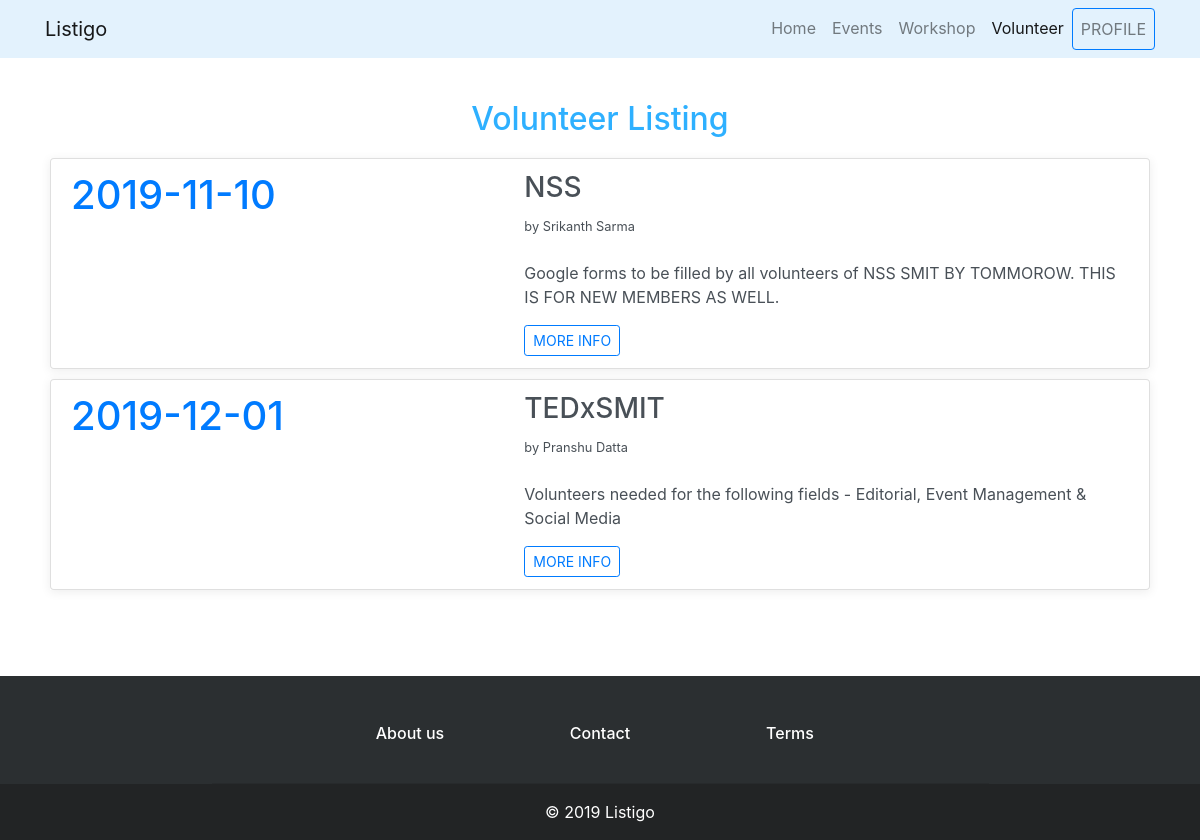
Page /volunteer.php (signed in) on the committed database.
### tables this page shows
CREATE TABLE `listing` (
  `LID` int(11) NOT NULL,
  `Title` varchar(50) NOT NULL,
  `Location` varchar(30) NOT NULL,
  `Date` date NOT NULL,
  `Description` varchar(10000) DEFAULT NULL,
  `Banner` mediumblob NOT NULL,
  `MIME` varchar(25) NOT NULL DEFAULT '',
  `Type` varchar(25) NOT NULL,
  `UID` int(11) NOT NULL
);

CREATE TABLE `user` (
  `Name` varchar(50) NOT NULL,
  `ID` bigint(20) UNSIGNED NOT NULL,
  `Password` varchar(20) NOT NULL,
  `Email` varchar(30) NOT NULL,
  `Mobile` bigint(20) UNSIGNED NOT NULL,
  `Verified` tinyint(1) NOT NULL DEFAULT 0
);

### volunteer.php (the view, shortened to what this page needs)
<?php
  require("res/config.php");
  if(isset($_SESSION['idno'])) {
    $btn = "PROFILE";
    $loc = "profile.php";
  }
  else {
    $btn = "LOGIN";
    $loc = "login.php";
  }
  $query = "SELECT * FROM `listing` WHERE Type LIKE 'Volunteer' ORDER BY Date";
  $result = mysqli_query($conn, $query);
  $posts = mysqli_fetch_all($result, MYSQLI_ASSOC);
  function getName($uid) {
    $conn = mysqli_connect(DB_HOST, DB_USER, DB_PASS, DB_NAME) or die("Connection to database failed!");
    $query = "SELECT `Name`, `Email`, `Mobile` FROM `user` WHERE ID = '$uid'";
    $result = mysqli_query($conn, $query);
    $user = mysqli_fetch_assoc($result);
    return $user['Name'];
  }
?>
<!doctype html>
<html lang="en">
  <head>
      <?php require("res/header.php"); ?>
  </head>
  <body>
   <nav class="navbar navbar-light navbar-expand-lg fixed-top clean-navbar" style="background-color: #e3f2fd">
      <div class="container">
        <a class="navbar-brand" href="index.php">Listigo</a>
        <div class="collapse navbar-collapse" id="navcol-1">
          <ul class="nav navbar-nav ml-auto">
            <li class="nav-item" role="presentation"><a class="nav-link" href="index.php">Home</a></li>
            <li class="nav-item" role="presentation"><a class="nav-link" href="events.php">Events</a></li>
            <li class="nav-item" role="presentation"><a class="nav-link" href="workshop.php">Workshop</a></li>
            <li class="nav-item" role="presentation"><a class="nav-link active" href="volunteer.php">Volunteer</a></li>
            <li class="nav-item" role="presentation"><a class="nav-link btn btn-outline-primary" href="<?php echo $loc; ?>" role="button"><?php echo $btn; ?></a></li>
          </ul>
        </div>
      </div>
    </nav>
    <div class="titler">
      <h2>Volunteer Listing</h2>
    </div>
    <?php foreach($posts as $post): ?>
    <div class="container list-group box">
      <li class="list-group-item list-group-item-action">
        <div class="row">
          <div class="col-lg-5">
            <h1 class="text-left text-primary"><?php echo $post['Date'] ?></h1>
          </div>
          <div class="col-lg-7">
            <h3><?php echo $post['Title'] ?></h3>
            <small>by <?php echo getName($post['UID']); ?></small>
            <br><br>
            <p><?php echo $post['Description'] ?></p>
            <a class="btn btn-outline-primary btn-sm" role="button" href="events.php?lid=<?php echo $post['LID']; ?>">MORE INFO</a>
          </div>
        </div>
      </li>
     </div>
     <?php endforeach; ?>
     <?php require("res/footer.php"); ?>
  </body>
</html>

### style/listigo.css (style rules this page uses)
html { position: relative; min-height: 100%; }
body { padding-top: 50px; }
.titler h2 { margin-bottom: 20px; color: rgba(9, 162, 255, 0.85); text-align: center; }

### volunteer.php (style rules this page uses)
.box { background-color: #fff; max-width: 1100px; margin: auto; padding: 0px; box-shadow: 0 2px 10px rgba(0,0,0,.075); margin-top: 10px; margin-bottom: 10px; }
.titler { margin-top: 50px; }

### rows in the picture
listing: Date "2019-11-10", Title "NSS", UID.Name "Srikanth Sarma", Description "Google forms to be filled by all volunteers of NSS SMIT BY TOMMOROW. THIS IS FOR NEW MEMBERS AS WELL."
listing: Date "2019-12-01", Title "TEDxSMIT", UID.Name "Pranshu Datta", Description "Volunteers needed for the following fields - Editorial, Event Management & Social Media"

### other values in the picture
$btn "PROFILE"
